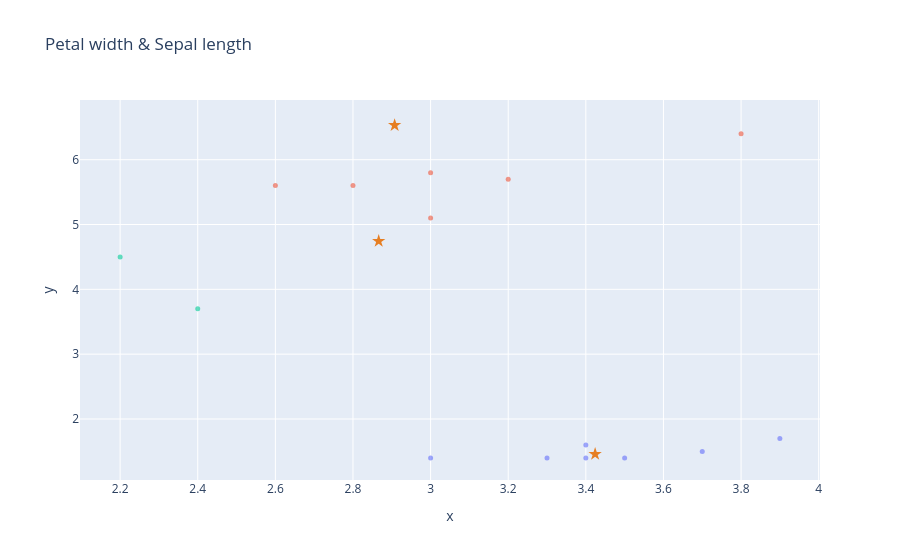

Here is the notebook cell this chart was saved with:
### Code cell
fig = plot_dataframe(validation[:, 1:3], title='Blobs Dataset', label=y_validation)
for i, centroid in enumerate(centroids):
    fig = plot_centroid(fig, centroid[1:3], colors=["#e67e22"], marker_size=10, symbol='star', name=f'Centroid {i+1}')
fig.update_layout(showlegend=False, title='Petal width & Sepal length')
fig.show()

### Figure 1 — Plotly figure (JSON) as saved in the notebook; plotly's stock layout.template omitted (floating-point values rounded to 4 significant figures)
{"data": [{"hovertemplate": "color=#f7dc6f<br>x=%{x}<br>y=%{y}<extra></extra>", "legendgroup": "#f7dc6f", "marker": {"color": "#636efa", "opacity": 0.6, "size": 5, "symbol": "circle"}, "mode": "markers", "name": "#f7dc6f", "orientation": "v", "showlegend": true, "type": "scatter", "x": [3.0, 3.5, 3.4, 3.4, 3.9, 3.7, 3.3], "xaxis": "x", "y": [1.4, 1.4, 1.6, 1.4, 1.7, 1.5, 1.4], "yaxis": "y"}, {"hovertemplate": "color=#f1948a<br>x=%{x}<br>y=%{y}<extra></extra>", "legendgroup": "#f1948a", "marker": {"color": "#EF553B", "opacity": 0.6, "size": 5, "symbol": "circle"}, "mode": "markers", "name": "#f1948a", "orientation": "v", "showlegend": true, "type": "scatter", "x": [2.8, 3.0, 2.6, 3.8, 3.0, 3.2], "xaxis": "x", "y": [5.6, 5.8, 5.6, 6.4, 5.1, 5.7], "yaxis": "y"}, {"hovertemplate": "color=#82e0aa<br>x=%{x}<br>y=%{y}<extra></extra>", "legendgroup": "#82e0aa", "marker": {"color": "#00cc96", "opacity": 0.6, "size": 5, "symbol": "circle"}, "mode": "markers", "name": "#82e0aa", "orientation": "v", "showlegend": true, "type": "scatter", "x": [2.2, 2.4], "xaxis": "x", "y": [4.5, 3.7], "yaxis": "y"}, {"marker": {"color": "#e67e22", "size": 10, "symbol": "star"}, "mode": "markers", "name": "Centroid 1", "type": "scatter", "x": [2.866], "y": [4.744]}, {"marker": {"color": "#e67e22", "size": 10, "symbol": "star"}, "mode": "markers", "name": "Centroid 2", "type": "scatter", "x": [2.907], "y": [6.531]}, {"marker": {"color": "#e67e22", "size": 10, "symbol": "star"}, "mode": "markers", "name": "Centroid 3", "type": "scatter", "x": [3.424], "y": [1.458]}, {"marker": {"color": "#e67e22", "size": 10, "symbol": "star"}, "mode": "markers", "name": "Centroid 4", "type": "scatter", "x": [null], "y": [null]}, {"marker": {"color": "#e67e22", "size": 10, "symbol": "star"}, "mode": "markers", "name": "Centroid 5", "type": "scatter", "x": [null], "y": [null]}, {"marker": {"color": "#e67e22", "size": 10, "symbol": "star"}, "mode": "markers", "name": "Centroid 6", "type": "scatter", "x": [null], "y": [null]}, {"marker": {"color": "#e67e22", "size": 10, "symbol": "star"}, "mode": "markers", "name": "Centroid 7", "type": "scatter", "x": [null], "y": [null]}, {"marker": {"color": "#e67e22", "size": 10, "symbol": "star"}, "mode": "markers", "name": "Centroid 8", "type": "scatter", "x": [null], "y": [null]}, {"marker": {"color": "#e67e22", "size": 10, "symbol": "star"}, "mode": "markers", "name": "Centroid 9", "type": "scatter", "x": [null], "y": [null]}, {"marker": {"color": "#e67e22", "size": 10, "symbol": "star"}, "mode": "markers", "name": "Centroid 10", "type": "scatter", "x": [null], "y": [null]}], "layout": {"legend": {"title": {"text": "color"}, "tracegroupgap": 0}, "showlegend": false, "title": {"text": "Petal width & Sepal length"}, "xaxis": {"anchor": "y", "domain": [0, 1], "title": {"text": "x"}}, "yaxis": {"anchor": "x", "domain": [0, 1], "title": {"text": "y"}}}}
